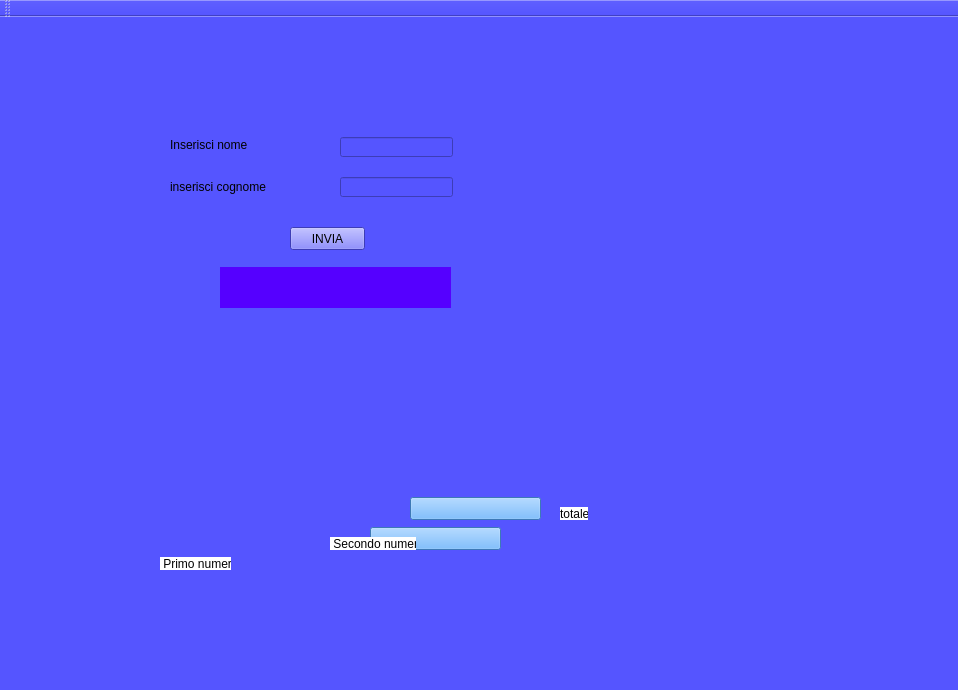
<?xml version="1.0" encoding="UTF-8"?>
<ui version="4.0">
 <class>MainWindow</class>
 <widget class="QMainWindow" name="MainWindow">
  <property name="geometry">
   <rect>
    <x>0</x>
    <y>0</y>
    <width>958</width>
    <height>690</height>
   </rect>
  </property>
  <property name="windowTitle">
   <string>MainWindow</string>
  </property>
  <property name="styleSheet">
   <string notr="true">background-color: rgb(0, 0, 127);
background-color: rgb(85, 85, 255);</string>
  </property>
  <widget class="QWidget" name="centralwidget">
   <widget class="QLabel" name="Nome">
    <property name="geometry">
     <rect>
      <x>170</x>
      <y>120</y>
      <width>112</width>
      <height>16</height>
     </rect>
    </property>
    <property name="styleSheet">
     <string notr="true">font: 12pt &quot;MS Gothic&quot;;
font: 75 12pt &quot;MS Shell Dlg 2&quot;;</string>
    </property>
    <property name="text">
     <string>Inserisci nome</string>
    </property>
   </widget>
   <widget class="QLabel" name="Cognome">
    <property name="geometry">
     <rect>
      <x>170</x>
      <y>160</y>
      <width>126</width>
      <height>19</height>
     </rect>
    </property>
    <property name="styleSheet">
     <string notr="true">font: 75 12pt &quot;MS Shell Dlg 2&quot;;</string>
    </property>
    <property name="text">
     <string>inserisci cognome</string>
    </property>
   </widget>
   <widget class="QLineEdit" name="Nome_2">
    <property name="geometry">
     <rect>
      <x>340</x>
      <y>120</y>
      <width>113</width>
      <height>20</height>
     </rect>
    </property>
    <property name="minimumSize">
     <size>
      <width>113</width>
      <height>0</height>
     </size>
    </property>
    <property name="maximumSize">
     <size>
      <width>113</width>
      <height>16777215</height>
     </size>
    </property>
    <property name="styleSheet">
     <string notr="true">alternate-background-color: rgb(85, 170, 255);</string>
    </property>
   </widget>
   <widget class="QLineEdit" name="Cognome_2">
    <property name="geometry">
     <rect>
      <x>340</x>
      <y>160</y>
      <width>113</width>
      <height>20</height>
     </rect>
    </property>
   </widget>
   <widget class="QToolButton" name="toolButton">
    <property name="geometry">
     <rect>
      <x>290</x>
      <y>210</y>
      <width>75</width>
      <height>23</height>
     </rect>
    </property>
    <property name="text">
     <string>INVIA</string>
    </property>
   </widget>
   <widget class="QPushButton" name="n1">
    <property name="geometry">
     <rect>
      <x>410</x>
      <y>480</y>
      <width>131</width>
      <height>23</height>
     </rect>
    </property>
    <property name="styleSheet">
     <string notr="true">color: rgb(85, 170, 255);
background-color: rgb(85, 170, 255);</string>
    </property>
    <property name="text">
     <string/>
    </property>
   </widget>
   <widget class="QPushButton" name="n2">
    <property name="geometry">
     <rect>
      <x>370</x>
      <y>510</y>
      <width>131</width>
      <height>23</height>
     </rect>
    </property>
    <property name="styleSheet">
     <string notr="true">background-color: rgb(85, 170, 255);</string>
    </property>
    <property name="text">
     <string/>
    </property>
   </widget>
   <widget class="QLabel" name="label">
    <property name="geometry">
     <rect>
      <x>160</x>
      <y>540</y>
      <width>71</width>
      <height>13</height>
     </rect>
    </property>
    <property name="styleSheet">
     <string notr="true">background-color: rgb(255, 255, 255);</string>
    </property>
    <property name="text">
     <string> Primo numero </string>
    </property>
   </widget>
   <widget class="QLabel" name="label_2">
    <property name="geometry">
     <rect>
      <x>330</x>
      <y>520</y>
      <width>86</width>
      <height>13</height>
     </rect>
    </property>
    <property name="styleSheet">
     <string notr="true">background-color: rgb(255, 255, 255);</string>
    </property>
    <property name="text">
     <string> Secondo numero </string>
    </property>
   </widget>
   <widget class="QLabel" name="label_3">
    <property name="geometry">
     <rect>
      <x>560</x>
      <y>490</y>
      <width>28</width>
      <height>13</height>
     </rect>
    </property>
    <property name="styleSheet">
     <string notr="true">background-color: rgb(255, 255, 255);</string>
    </property>
    <property name="text">
     <string>totale</string>
    </property>
   </widget>
   <widget class="QLabel" name="risultato">
    <property name="geometry">
     <rect>
      <x>220</x>
      <y>250</y>
      <width>231</width>
      <height>41</height>
     </rect>
    </property>
    <property name="styleSheet">
     <string notr="true">background-color: rgb(85, 0, 255);</string>
    </property>
    <property name="text">
     <string>&lt;html&gt;&lt;head/&gt;&lt;body&gt;&lt;p&gt;&lt;br/&gt;&lt;/p&gt;&lt;/body&gt;&lt;/html&gt;</string>
    </property>
   </widget>
  </widget>
  <widget class="QStatusBar" name="statusbar"/>
  <widget class="QToolBar" name="toolBar">
   <property name="windowTitle">
    <string>toolBar</string>
   </property>
   <attribute name="toolBarArea">
    <enum>TopToolBarArea</enum>
   </attribute>
   <attribute name="toolBarBreak">
    <bool>false</bool>
   </attribute>
  </widget>
 </widget>
 <resources/>
 <connections/>
</ui>
